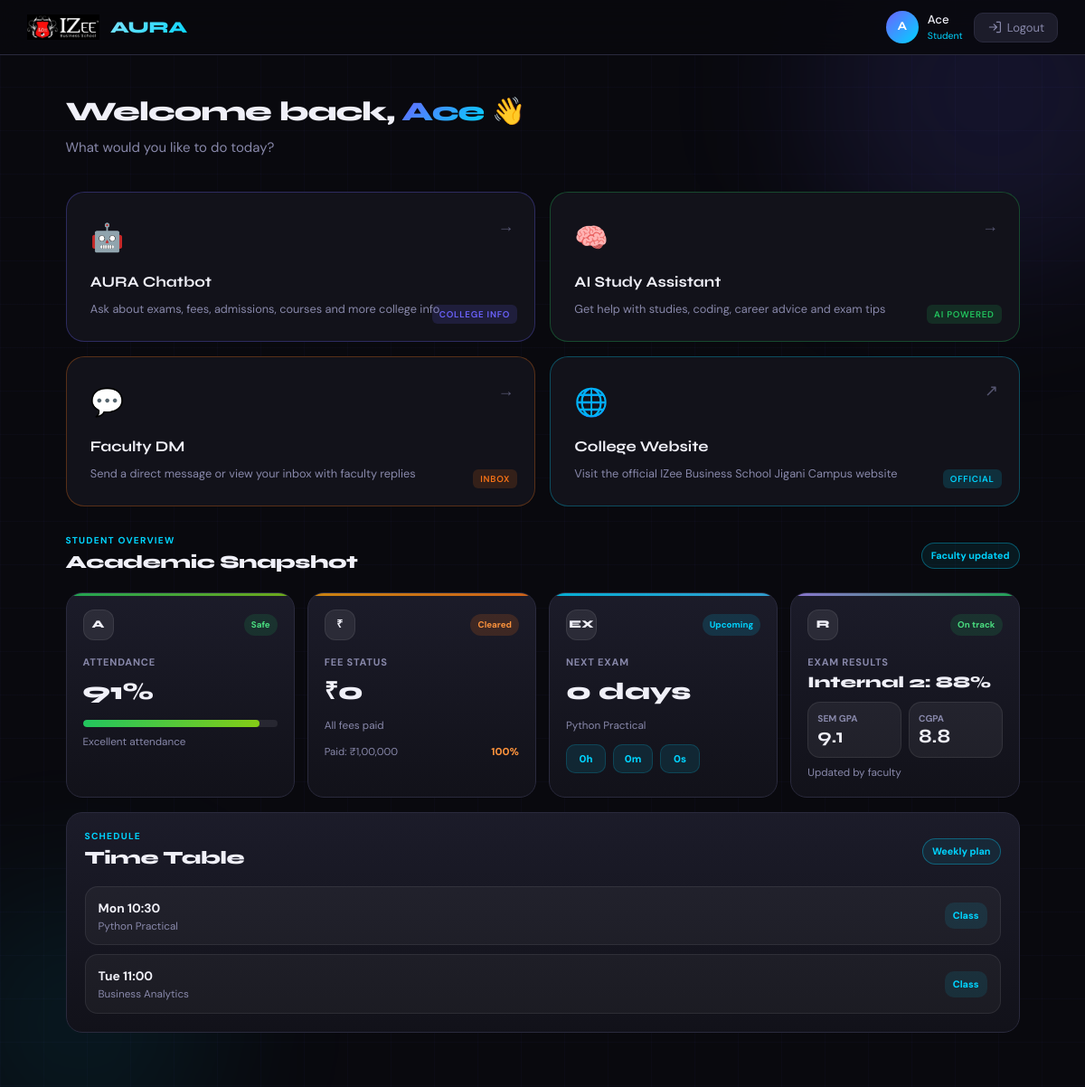
The app's page /dashboard (signed in) with its own data.
### tables this page shows
CREATE TABLE users (
            id          INTEGER PRIMARY KEY AUTOINCREMENT,
            name        TEXT    NOT NULL,
            email       TEXT    NOT NULL UNIQUE,
            password    TEXT    NOT NULL,
            salt        TEXT    NOT NULL,
            created_at  TEXT    DEFAULT (datetime('now'))
        , role TEXT DEFAULT 'student');

CREATE TABLE student_dashboard (
            user_id              INTEGER PRIMARY KEY,
            attendance_percent   INTEGER DEFAULT 86,
            attendance_note      TEXT    DEFAULT 'Above the 75% requirement',
            fee_status           TEXT    DEFAULT 'Due soon',
            fee_balance          TEXT    DEFAULT '₹12,500',
            fee_note             TEXT    DEFAULT 'Balance due by 30 May',
            fee_paid             TEXT    DEFAULT '₹87,500',
            fee_paid_percent     INTEGER DEFAULT 88,
            next_exam_title      TEXT    DEFAULT 'Business Analytics',
            next_exam_date       TEXT    DEFAULT '2026-05-24T09:30',
            exam_result          TEXT    DEFAULT 'Internal 1: 82%',
            gpa                  TEXT    DEFAULT '8.7',
            cgpa                 TEXT    DEFAULT '8.4',
            timetable            TEXT    DEFAULT 'Mon 09:30 - Business Analytics
Tue 11:00 - Python Lab
Wed 10:00 - Finance
Thu 02:00 - Marketing
Fri 09:30 - Mentoring',
            updated_at           TEXT    DEFAULT (datetime('now')),
            FOREIGN KEY (user_id) REFERENCES users(id) ON DELETE CASCADE
        );

### app.py (the view)
@app.route('/dashboard')
@login_required
def dashboard():
    user = get_user_by_id(session['user_id'])
    dashboard_data = get_student_dashboard_data(session['user_id'])
    return render_template('dashboard.html', user=user, dashboard=dashboard_data)

### app.py (called while the page is built, shortened)
def login_required(f):
    @wraps(f)
    def decorated(*args, **kwargs):
        if 'user_id' not in session:
            if request.is_json:
                return jsonify({'error': 'Authentication required', 'redirect': '/login'}), 401
            return redirect(url_for('login_page'))
        return f(*args, **kwargs)
    return decorated

@app.after_request
def add_security_headers(response):
    response.headers.setdefault('X-Content-Type-Options', 'nosniff')
    response.headers.setdefault('X-Frame-Options', 'SAMEORIGIN')
    response.headers.setdefault('Referrer-Policy', 'strict-origin-when-cross-origin')
    response.headers.setdefault(
        'Permissions-Policy',
        'camera=(), microphone=(), geolocation=()',
    )
    return response

def get_db():
    return get_connection()

def get_student_dashboard_data(user_id):
    conn = get_db()
    ensure_student_dashboard_table(conn)
    row = conn.execute(
        "SELECT * FROM student_dashboard WHERE user_id = ?",
        (user_id,)
    ).fetchone()
    conn.close()
    return dict(row)

### models/database.py (called while the page is built)
def get_connection() -> sqlite3.Connection:
    DB_PATH.parent.mkdir(parents=True, exist_ok=True)
    conn = sqlite3.connect(DB_PATH, timeout=30)
    conn.row_factory = sqlite3.Row
    conn.execute("PRAGMA foreign_keys = ON")
    conn.execute("PRAGMA journal_mode = WAL")
    conn.execute("PRAGMA busy_timeout = 5000")
    return conn

def get_user_by_id(user_id: int) -> dict | None:
    conn = get_connection()
    row = conn.execute(
        "SELECT id, name, email, role, created_at FROM users WHERE id = ?",
        (user_id,),
    ).fetchone()
    conn.close()
    return dict(row) if row else None

### templates/dashboard.html (shortened to what this page needs)
<!DOCTYPE html>
<html lang="en">
<head>
  <link rel="stylesheet" href="/static/css/dashboard.css" />
</head>
<body>
<div class="bg-grid"></div>
<div class="orb orb-1"></div>
<div class="orb orb-2"></div>
<nav class="navbar">
  <div class="navbar-brand">
    <img src="/static/images/izee_logo.png" alt="IZee" class="nav-logo" />
    <span>AURA</span>
  </div>
  <div class="navbar-right">
    <div class="nav-user">
      <div class="nav-avatar">{{ user.name[0].upper() }}</div>
      <div class="nav-info">
        <span class="nav-name">{{ user.name }}</span>
        <span class="nav-role">Student</span>
      </div>
    </div>
    <button class="nav-logout" onclick="logout()">
      <svg viewBox="0 0 20 20" fill="none"><path d="M13 3h4a1 1 0 011 1v12a1 1 0 01-1 1h-4M9 14l4-4-4-4M13 10H3" stroke="currentColor" stroke-width="1.5" stroke-linecap="round" stroke-linejoin="round"/></svg>
      Logout
    </button>
  </div>
</nav>
<main class="main">
  <div class="welcome">
    <h1>Welcome back, <span class="highlight">{{ user.name.split(' ')[0] }}</span> 👋</h1>
    <p>What would you like to do today?</p>
  </div>
  <div class="cards-grid">
    <a href="/chat" class="card card-aura">
      <div class="card-icon">🤖</div>
      <div class="card-content">
        <h3>AURA Chatbot</h3>
        <p>Ask about exams, fees, admissions, courses and more college info</p>
      </div>
      <div class="card-arrow">→</div>
      <div class="card-badge">College Info</div>
    </a>
    <a href="/gpt" class="card card-gpt">
      <div class="card-icon">🧠</div>
      <div class="card-content">
        <h3>AI Study Assistant</h3>
        <p>Get help with studies, coding, career advice and exam tips</p>
      </div>
      <div class="card-arrow">→</div>
      <div class="card-badge">AI Powered</div>
    </a>
    <div class="card card-dm" onclick="openDMOptions()">
      <div class="card-icon">💬</div>
      <div class="card-content">
        <h3>Faculty DM</h3>
        <p>Send a direct message or view your inbox with faculty replies</p>
      </div>
      <div class="card-arrow">→</div>
      <div class="card-badge" id="dmBadge">Inbox</div>
    </div>
    <a href="https://izeeinstitutions.com/jigani-campus/" target="_blank" class="card card-web">
      <div class="card-icon">🌐</div>
      <div class="card-content">
        <h3>College Website</h3>
        <p>Visit the official IZee Business School Jigani Campus website</p>
      </div>
      <div class="card-arrow">↗</div>
      <div class="card-badge">Official</div>
    </a>
  </div>
  <section class="academic-panel" aria-label="Academic snapshot">
    <div class="section-heading">
      <div>
        <p class="section-kicker">Student overview</p>
        <h2>Academic Snapshot</h2>
      </div>
      <span class="live-pill">Faculty updated</span>
    </div>
    <div class="snapshot-grid">
      <article class="metric-card attendance-card">
        <div class="metric-top">
          <span class="metric-icon">A</span>
          <span class="metric-status {% if dashboard.attendance_percent >= 75 %}success{% else %}warning{% endif %}">
            {% if dashboard.attendance_percent >= 75 %}Safe{% else %}Low{% endif %}
          </span>
        </div>
        <p class="metric-label">Attendance</p>
        <div class="metric-value">{{ dashboard.attendance_percent }}%</div>
        <div class="progress-track">
          <span class="progress-fill attendance-fill" style="width: {{ dashboard.attendance_percent }}%;"></span>
        </div>
        <p class="metric-note">{{ dashboard.attendance_note }}</p>
      </article>
      <article class="metric-card fee-card">
        <div class="metric-top">
          <span class="metric-icon">₹</span>
          <span class="metric-status warning">{{ dashboard.fee_status }}</span>
        </div>
        <p class="metric-label">Fee Status</p>
        <div class="metric-value">{{ dashboard.fee_balance }}</div>
        <p class="metric-note">{{ dashboard.fee_note }}</p>
        <div class="fee-row">
          <span>Paid: {{ dashboard.fee_paid }}</span>
          <span>{{ dashboard.fee_paid_percent }}%</span>
        </div>
      </article>
      <article class="metric-card exam-card">
        <div class="metric-top">
          <span class="metric-icon">EX</span>
          <span class="metric-status info">Upcoming</span>
        </div>
        <p class="metric-label">Next Exam</p>
        <div class="metric-value" id="examCountdown">-- days</div>
        <p class="metric-note">{{ dashboard.next_exam_title }}</p>
        <div class="mini-countdown">
          <span id="countdownHours">--h</span>
          <span id="countdownMinutes">--m</span>
          <span id="countdownSeconds">--s</span>
        </div>
      </article>
      <article class="metric-card gpa-card">
        <div class="metric-top">
          <span class="metric-icon">R</span>
          <span class="metric-status success">On track</span>
        </div>
        <p class="metric-label">Exam Results</p>
        <div class="metric-value result-value">{{ dashboard.exam_result }}</div>
        <div class="gpa-stack">
          <div>
            <span>Sem GPA</span>
            <strong>{{ dashboard.gpa }}</strong>
          </div>
          <div>
            <span>CGPA</span>
            <strong>{{ dashboard.cgpa }}</strong>
          </div>
        </div>
        <p class="metric-note">Updated by faculty</p>
      </article>
    </div>
    <article class="assignment-panel timetable-panel">
      <div class="assignment-head">
        <div>
          <p class="section-kicker">Schedule</p>
          <h3>Time Table</h3>
        </div>
        <span>Weekly plan</span>
      </div>
      <div class="assignment-list">
        {% for row in dashboard.timetable.split('\n') if row.strip() %}
          {% set parts = row.split(' - ', 1) %}
          <div class="assignment-item">
            <div>
              <strong>{{ parts[0] }}</strong>
              <p>{{ parts[1] if parts|length > 1 else 'Class schedule' }}</p>
            </div>
            <span>Class</span>
          </div>
        {% endfor %}
      </div>
    </article>
  </section>
</main>
</body>
</html>

### records on screen
users: name "A", name "Ace"
student_dashboard: attendance_percent "91", attendance_note "Excellent attendance", fee_status "Cleared", fee_balance "₹0", fee_note "All fees paid", fee_paid "₹1,00,000", fee_paid_percent "100", next_exam_title "Python Practical", exam_result "Internal 2: 88%", gpa "9.1", cgpa "8.8"

### other values on screen
{{ parts[0] }} "Mon 10:30" "Tue 11:00"
{{ parts[1] if parts|length > 1 else 'Class schedule' }} "Python Practical" "Business Analytics"
